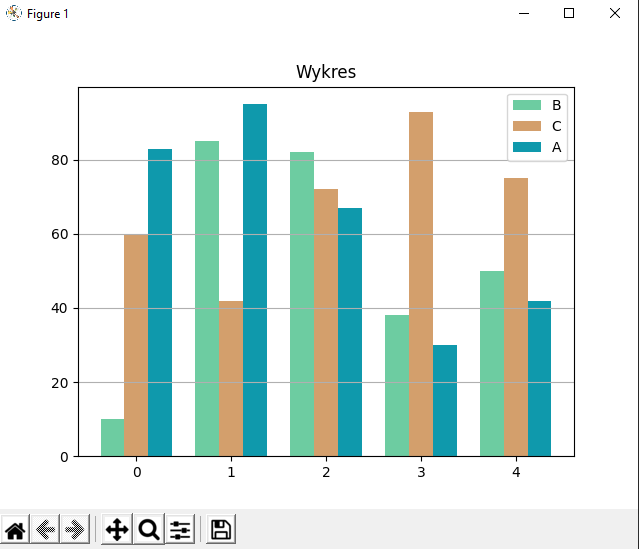

Generate this figure with Python:
import numpy as np
import pandas as pd
import matplotlib.pyplot as plt
from matplotlib import cm
from matplotlib.ticker import LinearLocator, FormatStrFormatter
from mpl_toolkits.mplot3d.axes3d import get_test_data
import seaborn as sns

nazwa = np.arange(5)
wartosci1 = [10, 85, 82, 38, 50]
wartosci2 = [60, 42, 72, 93, 75]
wartosci3 = [83, 95, 67, 30, 42]
plt.bar(nazwa, wartosci1, width=0.25, label='B', color='#6DCCA1')
plt.bar(nazwa+0.25, wartosci2, width=0.25, label='C', color='#D39F6C')
plt.bar(nazwa+0.5, wartosci3, width=0.25, label='A', color='#0F99AC')
plt.xticks([0.25, 1.25, 2.25, 3.25, 4.25], [0, 1, 2, 3, 4])
plt.grid(axis='y')
plt.title('Wykres')
plt.legend()
plt.show()
